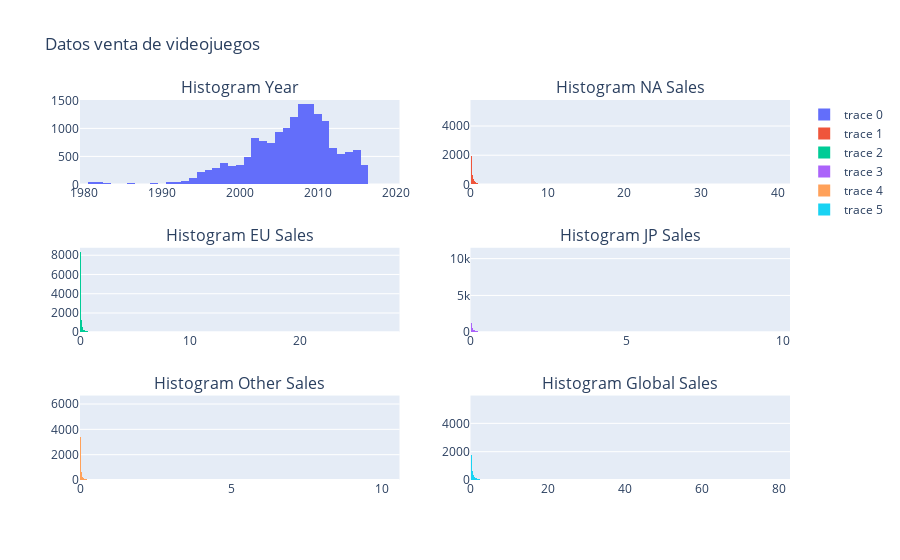

Notebook cell for this chart:
### Code cell
fig = go.Figure()
fig = make_subplots(rows=3, 
                    cols=2, 
                    subplot_titles=("Histogram Year", 
                                    "Histogram NA Sales",
                                    "Histogram EU Sales",
                                    "Histogram JP Sales",
                                    "Histogram Other Sales",
                                    "Histogram Global Sales"))

fig.add_trace(go.Histogram(x=df['Year'].values), 1, 1)
fig.add_trace(go.Histogram(x=df['NA_Sales'].values), 1, 2)
fig.add_trace(go.Histogram(x=df['EU_Sales'].values), 2, 1)
fig.add_trace(go.Histogram(x=df['JP_Sales'].values), 2, 2)
fig.add_trace(go.Histogram(x=df['Other_Sales'].values), 3, 1)
fig.add_trace(go.Histogram(x=df['Global_Sales'].values), 3, 2)

fig.update_layout(showlegend=True, title_text="Datos venta de videojuegos ")

fig.show()

### Figure 1 — Plotly figure (JSON) as saved in the notebook; plotly's stock layout.template omitted (floating-point values rounded to 4 significant figures; data arrays with more than 128 entries replaced by an {"elided": "..."} marker saying what was removed)
{"data": [{"type": "histogram", "x": {"elided": "16291 int values"}, "xaxis": "x", "yaxis": "y"}, {"type": "histogram", "x": {"elided": "16291 float values"}, "xaxis": "x2", "yaxis": "y2"}, {"type": "histogram", "x": {"elided": "16291 float values"}, "xaxis": "x3", "yaxis": "y3"}, {"type": "histogram", "x": {"elided": "16291 float values"}, "xaxis": "x4", "yaxis": "y4"}, {"type": "histogram", "x": {"elided": "16291 float values"}, "xaxis": "x5", "yaxis": "y5"}, {"type": "histogram", "x": {"elided": "16291 float values"}, "xaxis": "x6", "yaxis": "y6"}], "layout": {"annotations": [{"font": {"size": 16}, "showarrow": false, "text": "Histogram Year", "x": 0.225, "xanchor": "center", "xref": "paper", "y": 1, "yanchor": "bottom", "yref": "paper"}, {"font": {"size": 16}, "showarrow": false, "text": "Histogram NA Sales", "x": 0.775, "xanchor": "center", "xref": "paper", "y": 1, "yanchor": "bottom", "yref": "paper"}, {"font": {"size": 16}, "showarrow": false, "text": "Histogram EU Sales", "x": 0.225, "xanchor": "center", "xref": "paper", "y": 0.6111, "yanchor": "bottom", "yref": "paper"}, {"font": {"size": 16}, "showarrow": false, "text": "Histogram JP Sales", "x": 0.775, "xanchor": "center", "xref": "paper", "y": 0.6111, "yanchor": "bottom", "yref": "paper"}, {"font": {"size": 16}, "showarrow": false, "text": "Histogram Other Sales", "x": 0.225, "xanchor": "center", "xref": "paper", "y": 0.2222, "yanchor": "bottom", "yref": "paper"}, {"font": {"size": 16}, "showarrow": false, "text": "Histogram Global Sales", "x": 0.775, "xanchor": "center", "xref": "paper", "y": 0.2222, "yanchor": "bottom", "yref": "paper"}], "showlegend": true, "title": {"text": "Datos venta de videojuegos "}, "xaxis": {"anchor": "y", "domain": [0, 0.45]}, "xaxis2": {"anchor": "y2", "domain": [0.55, 1]}, "xaxis3": {"anchor": "y3", "domain": [0, 0.45]}, "xaxis4": {"anchor": "y4", "domain": [0.55, 1]}, "xaxis5": {"anchor": "y5", "domain": [0, 0.45]}, "xaxis6": {"anchor": "y6", "domain": [0.55, 1]}, "yaxis": {"anchor": "x", "domain": [0.7778, 1]}, "yaxis2": {"anchor": "x2", "domain": [0.7778, 1]}, "yaxis3": {"anchor": "x3", "domain": [0.3889, 0.6111]}, "yaxis4": {"anchor": "x4", "domain": [0.3889, 0.6111]}, "yaxis5": {"anchor": "x5", "domain": [0, 0.2222]}, "yaxis6": {"anchor": "x6", "domain": [0, 0.2222]}}}
